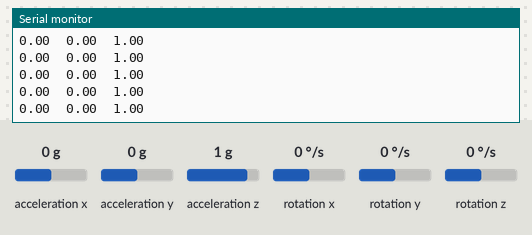
The sketch below on a simulated Arduino Uno, built with avr-gcc and run on an emulated ATmega328P. Parts: the last lines printed to the serial monitor. Inputs (shaded band) come from the test bench; at power-on: acceleration x 0 g, acceleration y 0 g, acceleration z 1 g, rotation x 0 °/s, rotation y 0 °/s, rotation z 0 °/s.

Above: at 3.2 s.
3.3 s: acceleration x set to -1.4 g
At 4.1 s:
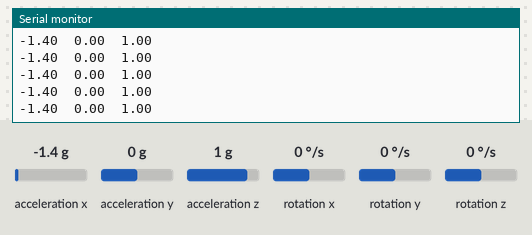
4.8 s: acceleration y set to -1.4 g
At 5.4 s:
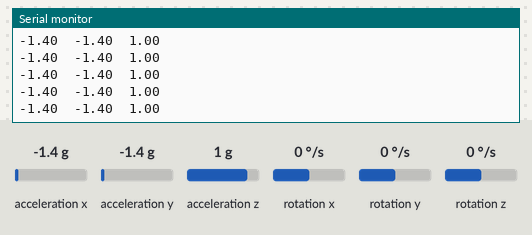
7.8 s: acceleration z set to -1.4 g
At 8.8 s:
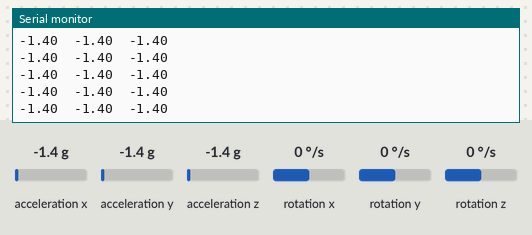

The sketch:

Gyroscope.ino
```cpp
#include <MPU9250.h>

MPU9250 mpu; // You can also use MPU9255 as is

void setup() {
    Serial.begin(9600);
    Serial.println("AccX,AccY,AccZ");
    Wire.begin();
    delay(2000);

    mpu.setup(0x68);  // change to your own address
}

void loop() {
    if (mpu.update()) {
        Serial.print(mpu.getAccX());
        Serial.print("\t");
        Serial.print(mpu.getAccY());
        Serial.print("\t");
        Serial.println(mpu.getAccZ());
    }
}
```

Measured:
- after the input at 3.3 s, the serial monitor: prints a new line after 0.07 s (image 1)
- after the input at 4.8 s, the serial monitor: prints a new line after 0.07 s (image 2)
- after the input at 7.8 s, the serial monitor: prints a new line after 0.07 s (image 3)
